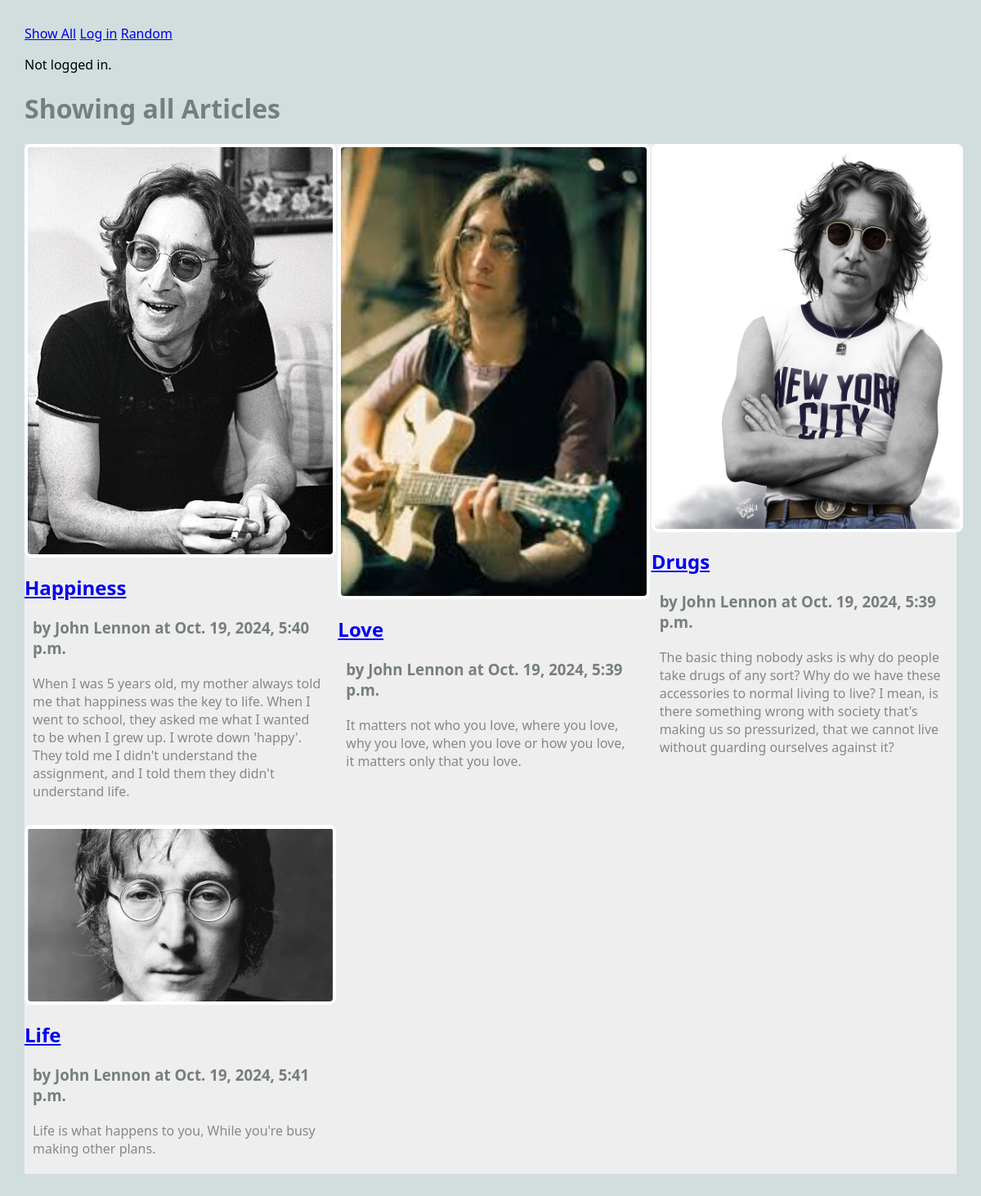
/blog/show_all, run on an earlier commit of the app's database.
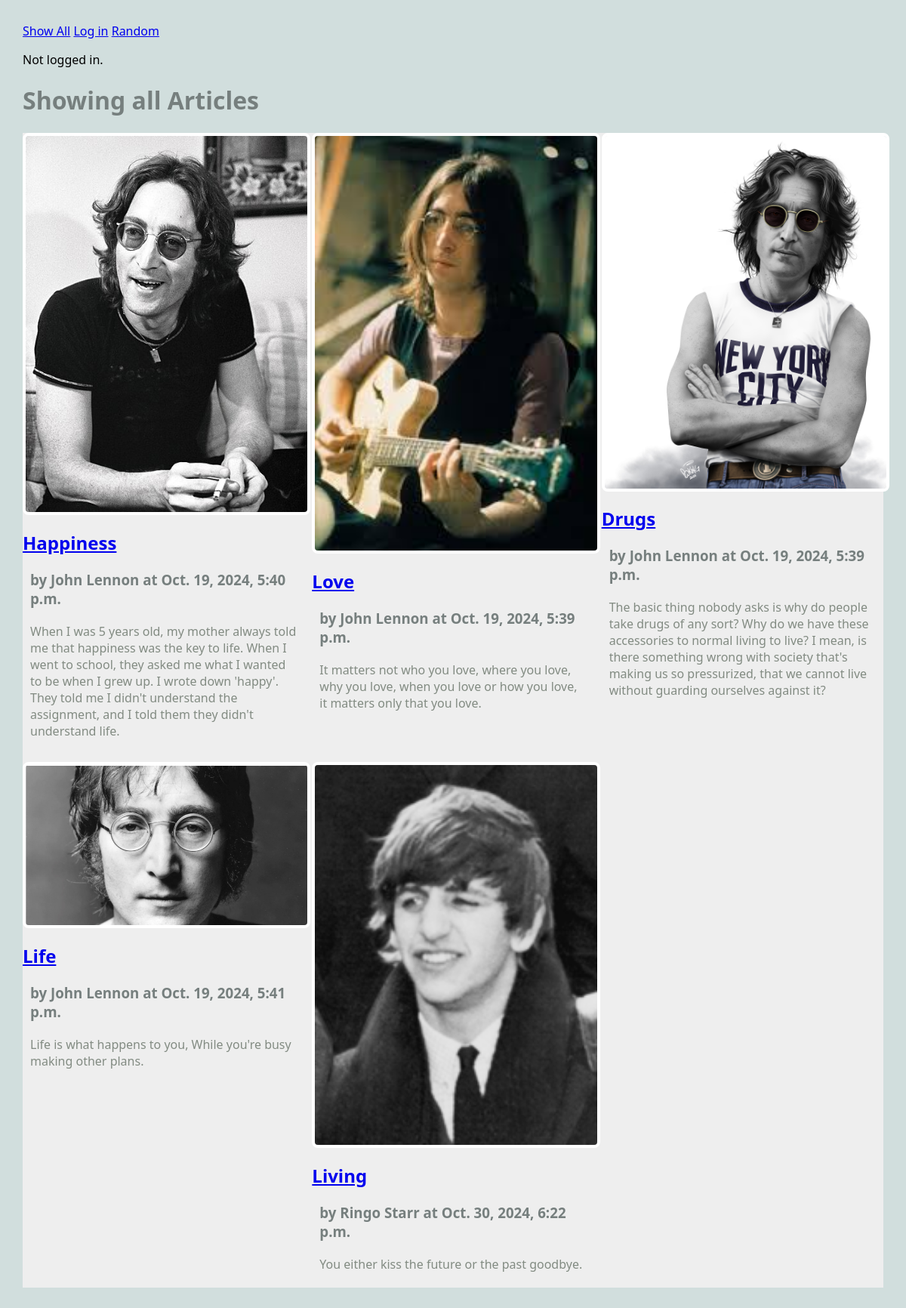
And on a later commit of the database.
### blog/models.py (models this page shows, shortened)
class Article(models.Model):
    title = models.TextField(blank=False)
    author = models.TextField(blank=False)
    text = models.TextField(blank=False)
    published = models.DateTimeField(auto_now=True)
    image_file = models.ImageField(blank=True) ## new field
    user = models.ForeignKey(User, on_delete=models.CASCADE) ## NEW

### blog/views.py (the view)
# urls.py: path('show_all', views.ShowAllView.as_view(), name="show_all"),
class ShowAllView(ListView):
    model = Article
    template_name = 'blog/show_all.html'
    context_object_name = 'articles'
    def dispatch(self, request):
        print(f"Logged in user: request.user={request.user}")
        print(f"Logged in user: request.user.is_authenticated={request.user.is_authenticated}")
        return super().dispatch(request)

### blog/templates/blog/show_all.html
{% extends 'blog/base.html' %}
{% load static %}
{% block content %}
<h1>Showing all Articles</h1>
<main class="grid-container">
    {% for a in articles %}
    <article>
        <a href="{% url 'article' a.pk %}">
            <img src="{{a.image_file.url}}" alt="{{a.image_file.url}}">
        </a>
        <div>
            <h2><a href="{% url 'article' a.pk %}">{{a.title}}</a></h2>
            <h3>by {{a.author}} at {{a.published}}</h3>
            <p>
                {{a.text}}
            </p>
        </div>
    </article>
    {% endfor %}
</main>
{% endblock %}

### blog/templates/blog/base.html (shortened to what this page needs)
{% load static %}
<html>
    <head>
        <link rel="stylesheet" href="{% static 'styles-blog.css' %}">
    </head>
    <body>
    <nav>
        <ul>
            <a href="{% url 'show_all' %}">Show All</a>
            {% if request.user.is_authenticated %}
                <li><a href="{% url 'create_article' %}">Create Article</a></li>
                <li><a href="{% url 'logout' %}">Log out</a></li>
            {% else %}
                <li><a href="{% url 'login' %}">Log in</a></li>
            {% endif %}
            <a href="{% url 'random' %}">Random</a>
        </ul>
        {% if request.user.is_authenticated %}
            Logged in user: {{ request.user }}.
        {% else %}
            Not logged in.
        {% endif %}
    </nav>
    {% block content %}{% endblock %}
    </body>
</html>

### static/styles-blog.css (style rules this page uses)
body { margin: 30px; background: #d1dedd; font-family:'Segoe UI', Tahoma, Geneva, Verdana, sans-serif; }
ul, li { padding: 0px; list-style-type: none; }
h1, h2, h3 { color: #767f7e; }
p { color: #828b82; }
.grid-container { background: #eee; max-width: 900px; display: grid; grid-template-columns: repeat(3, 1fr); grid-gap: 10px; max-width: 1200px; margin: 20px auto; }
article img, article.featured img { width: 100%; border: 4px solid #fff; border-radius: 8px; }
article p, article h3 { margin: 20px 10px; }
nav li { display: inline; }

What changed in the data, as far as the page shows it:
added Article: image_file (picture), title "Living", author "Ringo Starr", published "Oct. 30, 2024, 6:22 p.m.", text "You either kiss the future or the past goodbye."
